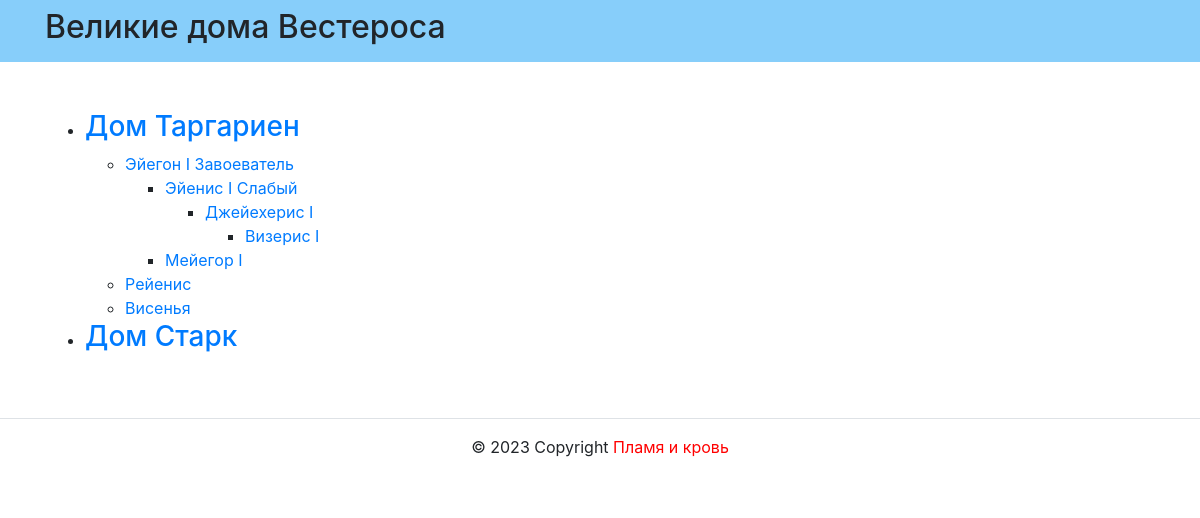
The page /targ/viserys1/ on the database as committed earlier.
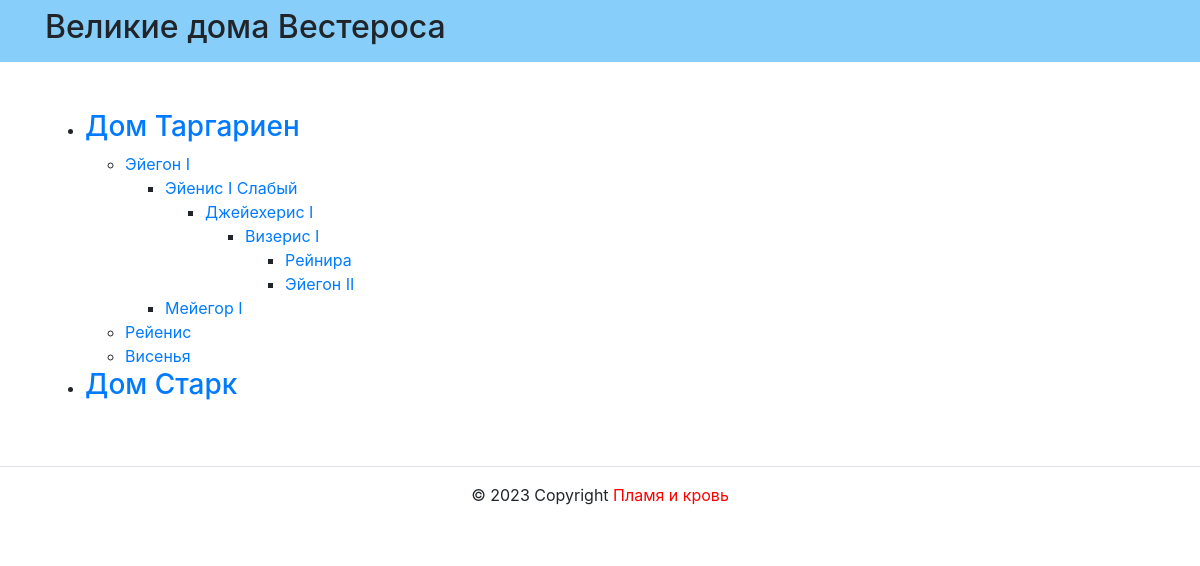
The same page on the database as committed later.
### menu/models.py (models this page shows, shortened)
class Menu(models.Model):
    title = models.CharField(
        max_length=255,
        unique=True,
        verbose_name='Заголовок меню'
    )
    slug = models.SlugField(
        max_length=255,
        verbose_name="Slug меню"
    )
    description = models.TextField()
    class Meta:
        verbose_name = 'Меню'
        verbose_name_plural = 'Меню'

class MenuItem(models.Model):
    title = models.CharField(
        max_length=255,
        verbose_name='Заголовок пункта меню'
    )
    slug = models.SlugField(
        max_length=255,
        verbose_name="Slug пункта меню"
    )
    description = models.TextField()
    menu = models.ForeignKey(
        Menu,
        blank=False,
        null=False,
        related_name='items',
        on_delete=models.CASCADE
    )
    parent = models.ForeignKey(
        'self',
        blank=True,
        null=True,
        related_name='children',
        on_delete=models.CASCADE
    )
    class Meta:
        verbose_name = 'Пункт меню'
        verbose_name_plural = 'Пункты меню'

### menu/views.py (the view)
# urls.py: path('', views.index, name='index'),
def index(request, menu_slug=None, item_slug=None):
    template = 'menu/index.html'
    menus = Menu.objects.all()
    context = {
            'menus': menus,
            'current_menu': None,
            'current_item': None,
            'parent_tree': None
        }
    if menu_slug:
        current_menu = menus.get(slug=menu_slug)
        context['current_menu'] = current_menu
        if item_slug:
            current_item = current_menu.items.get(slug=item_slug)
            context['current_item'] = current_menu.items.get(slug=item_slug)
            child_item = current_item
            parent_tree = [current_item,]
            while child_item.parent:
                child_item = child_item.parent
                parent_tree.append(child_item)
            context['parent_tree'] = parent_tree
    return render(request, template, context)

### menu/templatetags/draw_menu.py (called while the page is built)
@register.inclusion_tag('menu/menu_items.html', takes_context=True)
def draw_menu(context, parent):
    menu = context['menu']
    children = menu.items.filter(parent=parent)
    result = {
        'children': children,
        'current_item': context['current_item'],
        'menu': context['menu'],
        'parent_tree': context['parent_tree']
    }
    return result

### templates/menu/index.html
{% extends 'base.html' %}
{% load draw_menu %}
{% block content %}
      <div class="container py-5">
        <article>
          <ul>
            {% for menu in menus %}
                <li> <a href="{% url 'menu:menu' menu.slug %}"> <h3>{{menu.title}}<h3> </a> </li>
                    {% if menu == current_menu %}
                        {% draw_menu None %}
                    {% endif %}
            {% endfor %}
        </ul>
        </article>
      </div>
{% endblock content %}

### templates/base.html (shortened to what this page needs)
<!DOCTYPE html>
{% load static %}
<html lang="ru">
  <head>
    <link rel="stylesheet" href="css/bootstrap.min.css">
  </head>
  <body>
    <header>
      {% include "includes/header.html" %}
    </header>
    <main>
      {% block content %} Нет контента {% endblock content %}
    </main>
    <footer class="border-top text-center py-3">
      {% include "includes/footer.html" %}
    </footer>
  </body>
</html>

### templates/includes/header.html (shortened to what this page needs)
      {% load static %}
      <nav class="navbar navbar-light" style="background-color: lightskyblue">
        <div class="container">
          <h2>Великие дома Вестероса</h2>
        </div>
      </nav>

### templates/menu/menu_items.html
{% load draw_menu %}
<ul>
    {% for child in children %}
        <li> <a href="{% url 'menu:item' child.menu.slug child.slug %}"> {{child.title}} </a> </li>
            {% if child in parent_tree %}
                {% draw_menu child %}
            {% endif %}
    {% endfor %}
</ul>

### templates/includes/footer.html
<p>© 2023 Copyright <span style="color:red">Пламя и кровь</span></p>

Rows that differ between the two databases and show on the page:
changed MenuItem: title "Эйегон I Завоеватель" → "Эйегон I"
added MenuItem: title "Рейнира", shown under "Визерис I"
added MenuItem: title "Эйегон II", shown under "Визерис I"
